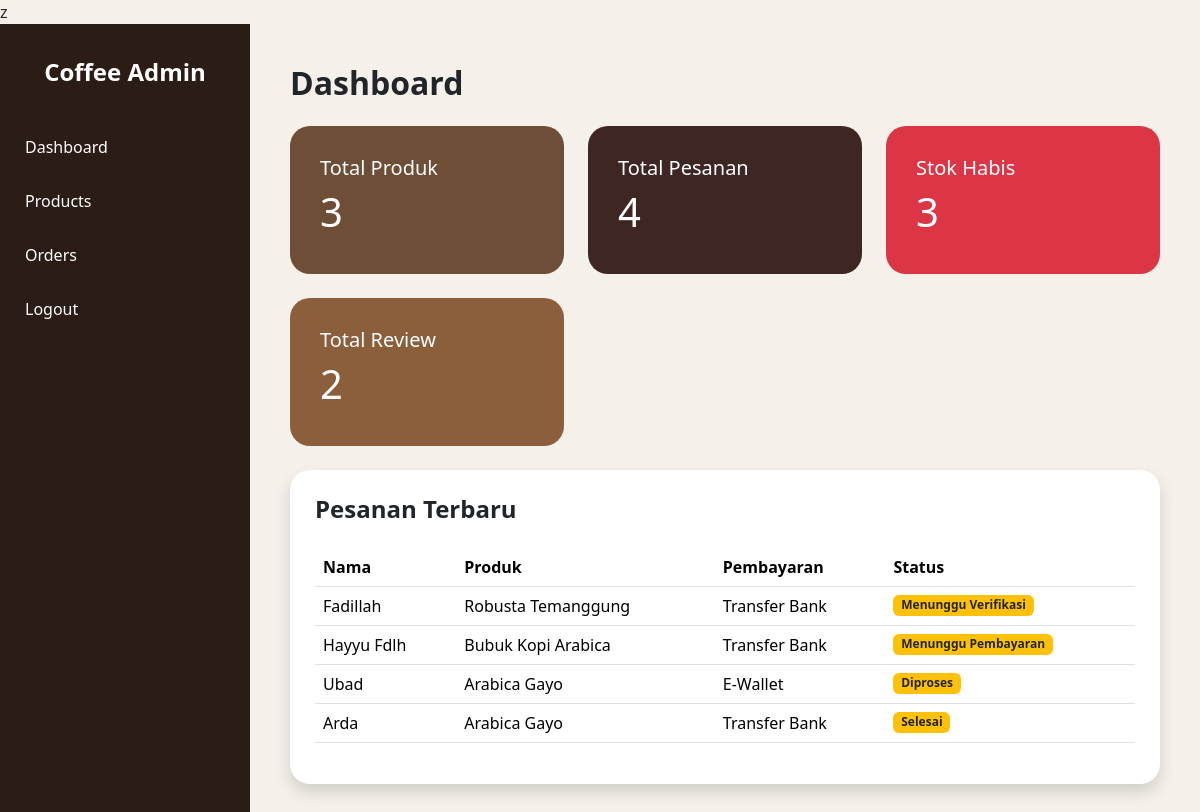
Page /admin/dashboard.php (signed in) on the committed database.
### tables this page shows
CREATE TABLE IF NOT EXISTS `pesanan` (
  `id` int NOT NULL AUTO_INCREMENT,
  `nama` varchar(100) DEFAULT NULL,
  `email` varchar(100) DEFAULT NULL,
  `alamat` text,
  `produk` varchar(100) DEFAULT NULL,
  `harga` int DEFAULT NULL,
  `payment` varchar(50) DEFAULT NULL,
  `status_pesanan` varchar(50) DEFAULT 'Menunggu Pembayaran',
  `bukti_transfer` varchar(255) DEFAULT NULL,
  `tanggal` timestamp NULL DEFAULT CURRENT_TIMESTAMP,
  `berat` varchar(20) DEFAULT NULL,
  `qty` int DEFAULT NULL,
  PRIMARY KEY (`id`)
);

### admin/dashboard.php (the view, shortened to what this page needs)
<?php
include '../config/koneksi.php';
$totalProduk = mysqli_num_rows(
    mysqli_query($conn,"SELECT * FROM produk")
);
$totalPesanan = mysqli_num_rows(
    mysqli_query($conn,"SELECT * FROM pesanan")
);
$totalReview = mysqli_num_rows(
    mysqli_query($conn,"SELECT * FROM reviews")
);
$stokHabis = mysqli_num_rows(
mysqli_query(
$conn,
"SELECT * FROM produk
WHERE stok <= 0"
)
);
$pesanan = mysqli_query(
    $conn,
    "SELECT * FROM pesanan
    ORDER BY id DESC
    LIMIT 5"
);
?>
<!DOCTYPE html>
<html>
<head>
<link href="https://cdn.jsdelivr.net/npm/bootstrap@5.3.3/dist/css/bootstrap.min.css" rel="stylesheet">
</head>
<body>
<div class="sidebar">
    <div class="logo">
        Coffee Admin
    </div>
    <a href="dashboard.php">
        Dashboard
    </a>
    <a href="produk.php">
        Products
    </a>
    <a href="admin_pesanan.php">
        Orders
    </a>
    <a href="../logout.php">
        Logout
    </a>
</div>
<div class="content">
    <h2 class="fw-bold mb-4">
        Dashboard
    </h2>
    <div class="row">
        <div class="col-md-4 mb-4">
            <div class="card-dashboard c1">
                <h5>Total Produk</h5>
                <h1>
                    <?php echo $totalProduk; ?>
                </h1>
            </div>
        </div>
        <div class="col-md-4 mb-4">
            <div class="card-dashboard c2">
                <h5>Total Pesanan</h5>
                <h1>
                    <?php echo $totalPesanan; ?>
                </h1>
            </div>
        </div>
        <div class="col-md-4 mb-4">
        <div class="card-dashboard bg-danger">
        <h5>Stok Habis</h5>
        <h1>
        <?php echo $stokHabis; ?>
        </h1>
        </div>
        </div>
        <div class="col-md-4 mb-4">
            <div class="card-dashboard c3">
                <h5>Total Review</h5>
                <h1>
                    <?php echo $totalReview; ?>
                </h1>
            </div>
        </div>
    </div>
    <div class="table-card shadow">
        <h4 class="fw-bold mb-4">
            Pesanan Terbaru
        </h4>
        <table class="table">
            <tr>
                <th>Nama</th>
                <th>Produk</th>
                <th>Pembayaran</th>
                <th>Status</th>
            </tr>
            <?php while($p = mysqli_fetch_array($pesanan)){ ?>
            <tr>
                <td>
                    <?php echo $p['nama']; ?>
                </td>
                <td>
                    <?php echo $p['produk']; ?>
                </td>
                <td>
                    <?php echo $p['payment']; ?>
                </td>
                <td>
                    <span class="badge bg-warning text-dark">
                        <?php echo $p['status_pesanan']; ?>
                    </span>
                </td>
            </tr>
            <?php } ?>
        </table>
    </div>
</div>
</body>
</html>

### admin/dashboard.php (style rules this page uses)
body { background:#f5f1ea; margin:0; }
.sidebar { width:250px; height:100vh; position:fixed; background:#2b1d16; }
.logo { color:white; text-align:center; padding:30px 0; font-weight:bold; font-size:24px; }
.sidebar a { display:block; color:white; text-decoration:none; padding:15px 25px; }
.content { margin-left:250px; padding:40px; }
.card-dashboard { border:none; border-radius:20px; color:white; padding:30px; }
.c1 { background:#6f4e37; }
.c2 { background:#3e2723; }
.c3 { background:#8b5e3c; }
.table-card { background:white; border-radius:20px; padding:25px; }

### rows in the picture
pesanan: nama "Fadillah", produk "Robusta Temanggung", payment "Transfer Bank", status_pesanan "Menunggu Verifikasi"
pesanan: nama "Hayyu Fdlh", produk "Bubuk Kopi Arabica", payment "Transfer Bank", status_pesanan "Menunggu Pembayaran"
pesanan: nama "Ubad", produk "Arabica Gayo", payment "E-Wallet", status_pesanan "Diproses"
pesanan: nama "Arda", produk "Arabica Gayo", payment "Transfer Bank", status_pesanan "Selesai"

### other values in the picture
$totalProduk "3"
$totalPesanan "4"
$stokHabis "3"
$totalReview "2"
